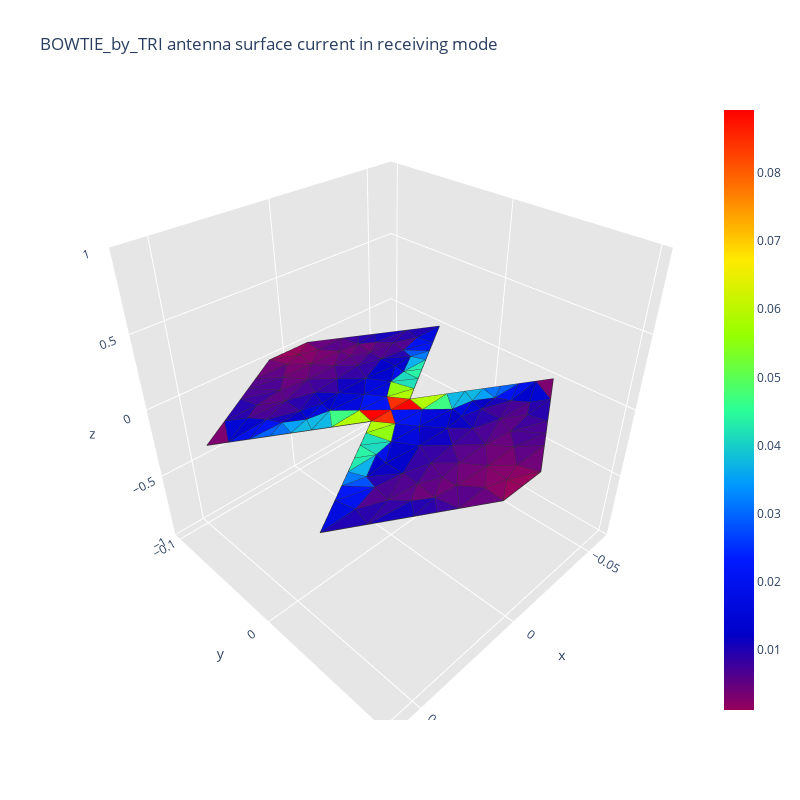

The cell this chart's notebook holds for it:
### Code cell
start_time = time.time()

process_antenna(filename_mesh_bowtie)
scattering_algorithm(filename_mesh_bowtie, 75e7, wave_incident_direction, polarization=np.array([0, 1, 0]), load_from_matlab=False)

elapsed_time = time.time() - start_time
print(f"Elapsed time for processing the studied antenna: {elapsed_time:.6f} seconds")
print('\n')

### Figure 1 — Plotly figure (JSON) as saved in the notebook; plotly's stock layout.template omitted (floating-point values rounded to 4 significant figures; data arrays with more than 128 entries replaced by an {"elided": "..."} marker saying what was removed)
{"data": [{"facecolor": {"elided": "204 str values"}, "i": {"elided": "204 int values"}, "j": {"elided": "204 int values"}, "k": {"elided": "204 int values"}, "name": "", "type": "mesh3d", "x": {"elided": "129 float values"}, "y": {"elided": "129 float values"}, "z": {"elided": "129 int values"}}, {"line": {"color": "rgb(50, 50, 50)", "width": 1.5}, "mode": "lines", "showlegend": false, "type": "scatter3d", "x": {"elided": "1020 float values"}, "y": {"elided": "1020 float values"}, "z": {"elided": "1020 int values"}}, {"hoverinfo": "none", "marker": {"color": [0.001224, 0.0892], "colorscale": [[0, "rgb(150, 0, 90)"], [0.125, "rgb(0, 0, 200)"], [0.25, "rgb(0, 25, 255)"], [0.375, "rgb(0, 152, 255)"], [0.5, "rgb(44, 255, 150)"], [0.625, "rgb(151, 255, 0)"], [0.75, "rgb(255, 234, 0)"], [0.875, "rgb(255, 111, 0)"], [1, "rgb(255, 0, 0)"]], "showscale": true, "size": 0.1}, "mode": "markers", "showlegend": false, "type": "scatter3d", "x": [-0.01], "y": [0], "z": [0]}], "layout": {"height": 800, "scene": {"aspectratio": {"x": 0.6, "y": 1, "z": 0}, "xaxis": {"backgroundcolor": "rgb(230, 230, 230)", "gridcolor": "rgb(255, 255, 255)", "showbackground": true, "zerolinecolor": "rgb(255, 255, 255)"}, "yaxis": {"backgroundcolor": "rgb(230, 230, 230)", "gridcolor": "rgb(255, 255, 255)", "showbackground": true, "zerolinecolor": "rgb(255, 255, 255)"}, "zaxis": {"backgroundcolor": "rgb(230, 230, 230)", "gridcolor": "rgb(255, 255, 255)", "showbackground": true, "zerolinecolor": "rgb(255, 255, 255)"}}, "title": {"text": "BOWTIE_by_TRI antenna surface current in receiving mode"}, "width": 800}}
